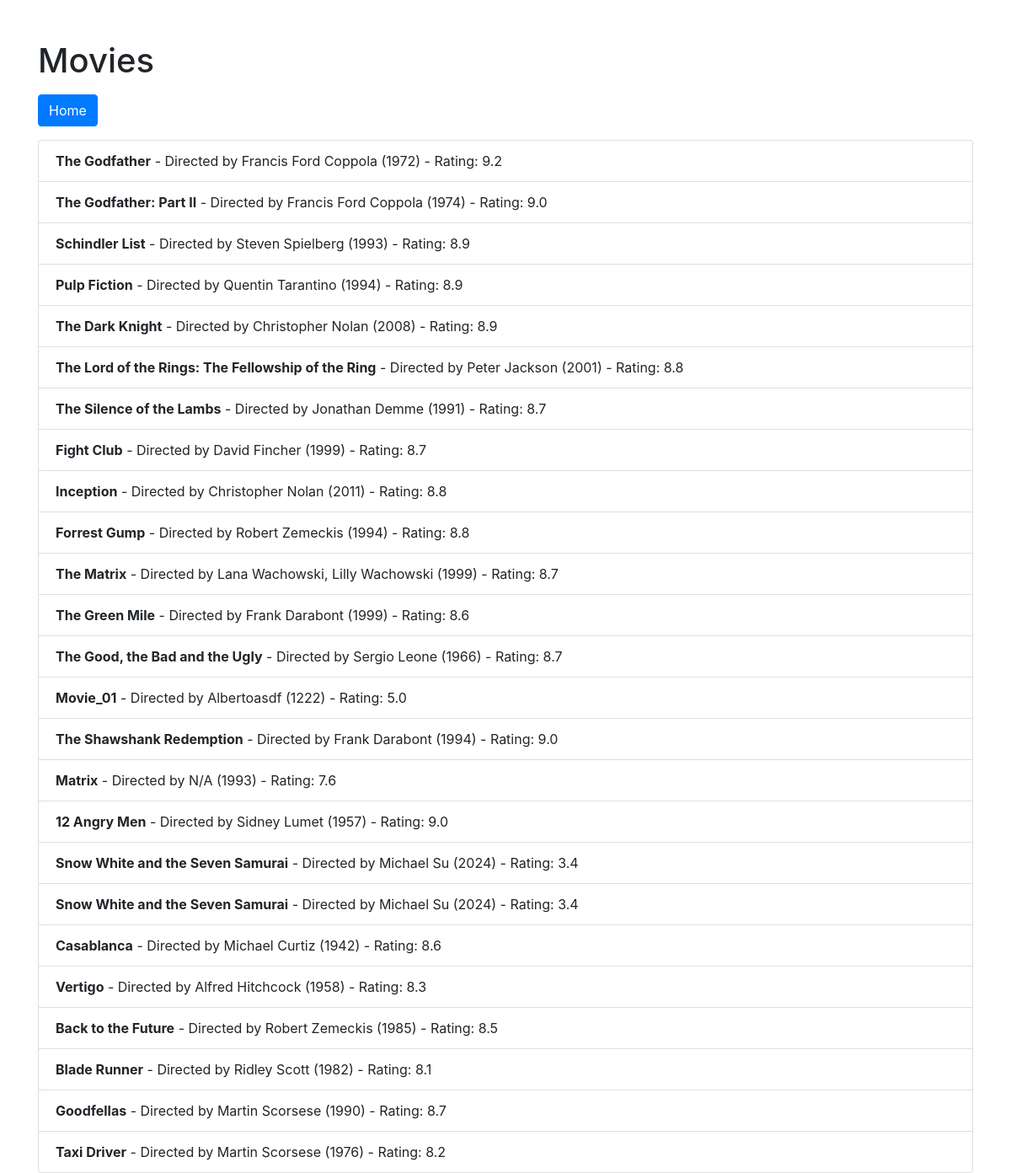
/users/movies, run on an earlier commit of the app's database.
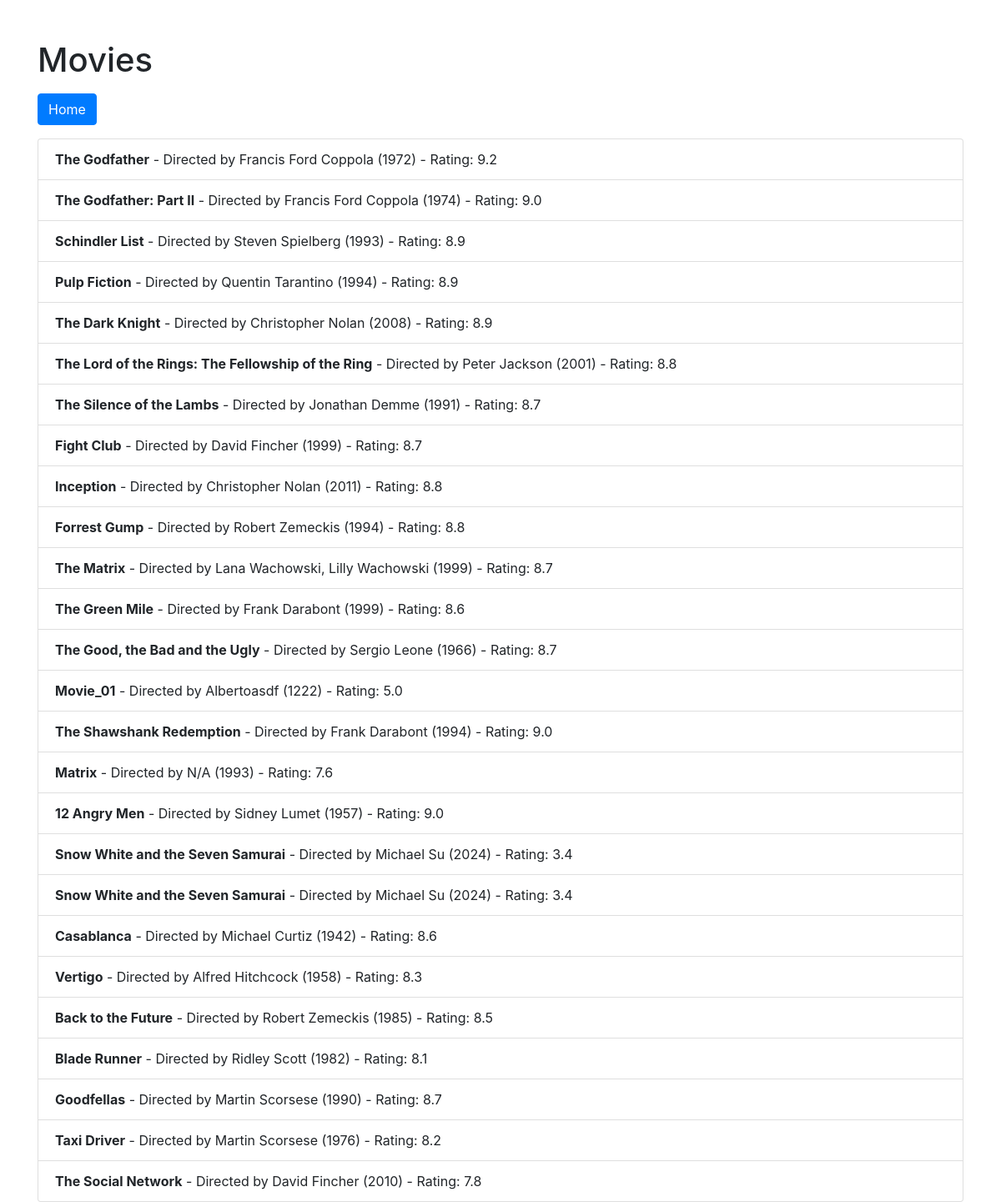
And on a later commit of the database.
### models.py (models this page shows)
class Movie(db.Model):
    movie_id = db.Column(db.Integer, primary_key=True)
    name = db.Column(db.String(120), nullable=False)
    director = db.Column(db.String(120), nullable=False)
    year = db.Column(db.Integer, nullable=False)
    rating = db.Column(db.Float, nullable=False)
    user_id = db.Column(db.Integer, db.ForeignKey('user.user_id'), nullable=False)

### app.py (the view)
@app.route('/users/movies')
def user_movies():
    user_id = request.args.get('user_id')
    if user_id:
        movies = Movie.query.filter_by(user_id=user_id).all()
    else:
        movies = Movie.query.all()
    return render_template('movies.html', movies=movies)

### templates/movies.html (shortened to what this page needs)
<!DOCTYPE html>
<html lang="en">
<head>
    <link rel="stylesheet" href="https://stackpath.bootstrapcdn.com/bootstrap/4.5.2/css/bootstrap.min.css">
</head>
<body>
    <div class="container">
        <h1 class="mt-5">Movies</h1>
        <div class="mt-3">
            <a href="{{ url_for('home') }}" class="btn btn-primary">Home</a>
        </div>
        <ul class="list-group mt-3">
            {% for movie in movies %}
                <li class="list-group-item">
                    <strong>{{ movie.name }}</strong> - Directed by {{ movie.director }} ({{ movie.year }}) - Rating: {{ movie.rating }}
                </li>
            {% endfor %}
        </ul>
    </div>
</body>
</html>

What changed in the data, as far as the page shows it:
added Movie: name "The Social Network", director "David Fincher", year "2010", rating "7.8"
